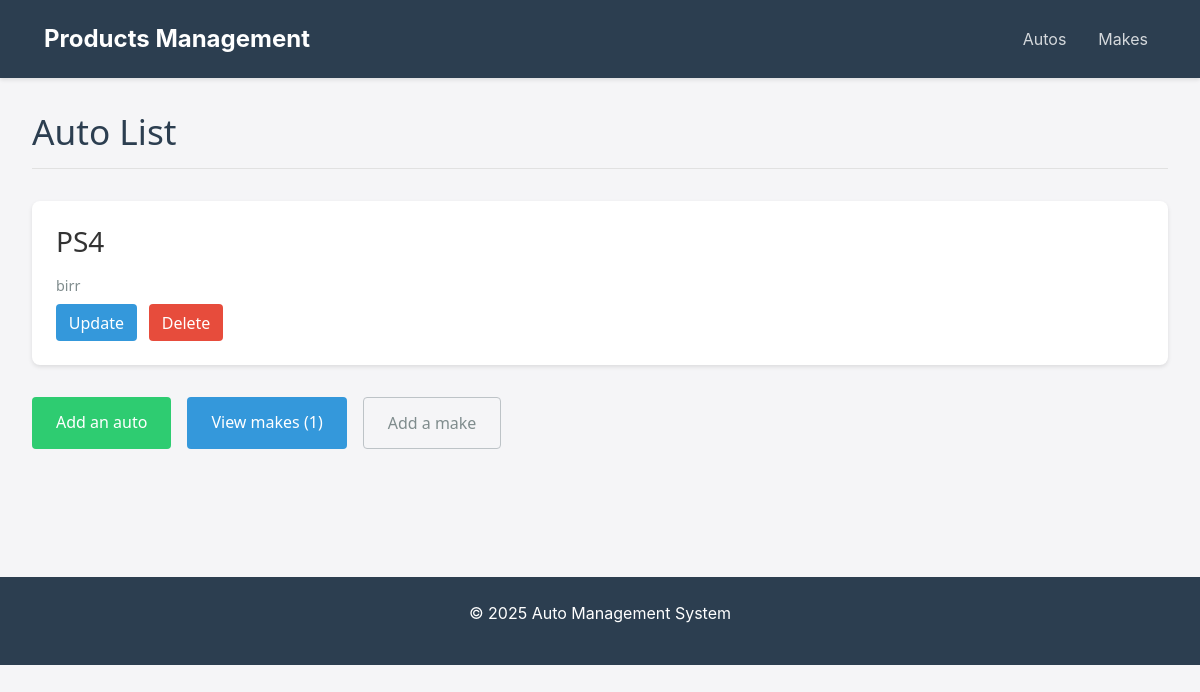
The page /products/ (signed in) on the database as committed earlier.
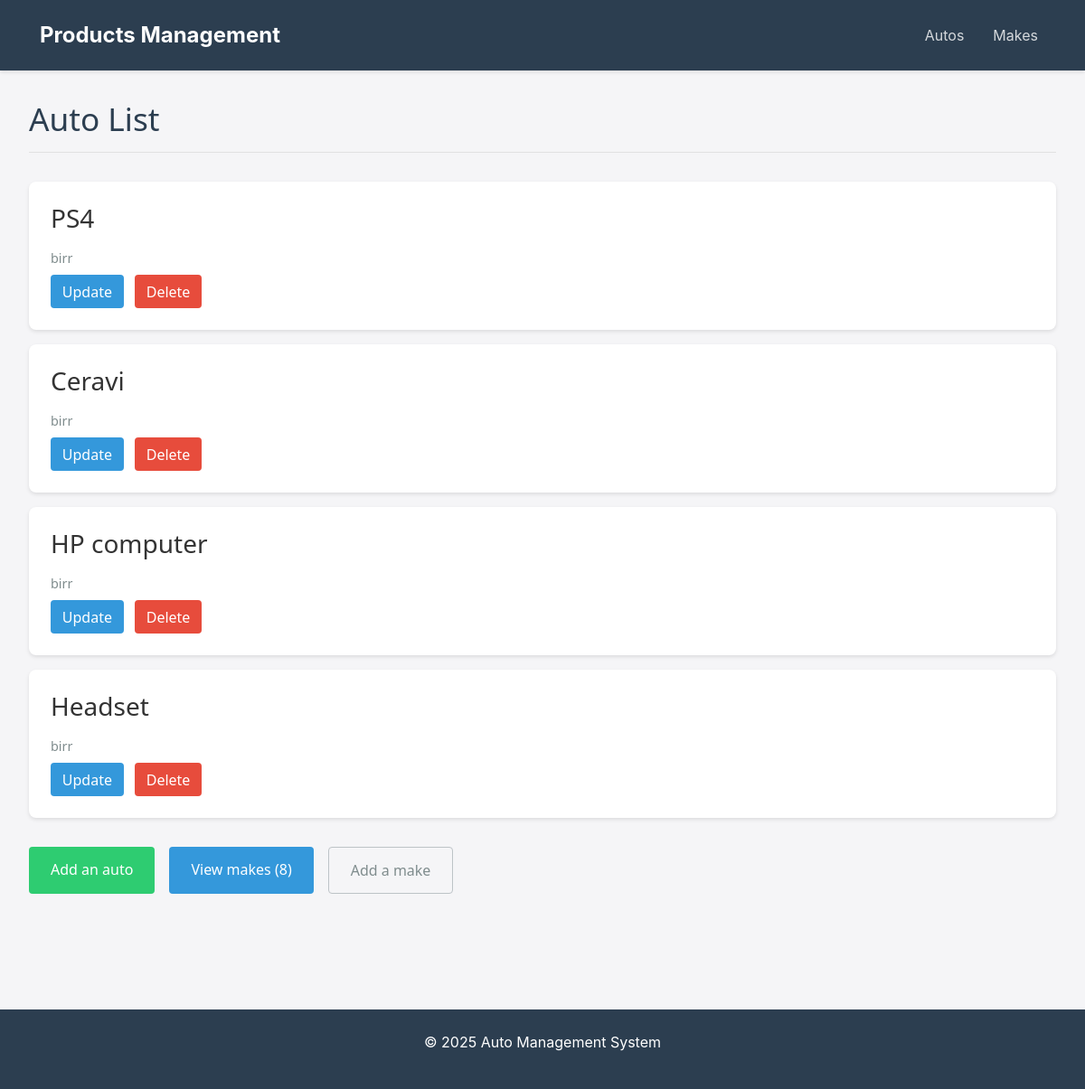
The same page on the database as committed later.
### products/models.py (models this page shows, shortened)
class Products(models.Model):
    product_name = models.CharField(
        max_length=200,
        validators=[MinLengthValidator(2, "Write the name of the product")]
    )
    price = models.FloatField()
    discription = models.CharField(max_length=600)
    Catagorie = models.ForeignKey(
        'Catagories', on_delete=models.CASCADE, null=False)
    image = models.ImageField(upload_to="media/photos/")
    slug = models.SlugField(max_length=255, unique=True, blank=True)

### products/views.py (the view)
# urls.py: path('', views.MainView.as_view(), name='all'),
class MainView(LoginRequiredMixin, View):
    def get(self, request):
        pc = Catagories.objects.all().count()
        ca = Products.objects.all()
        ctx = {'catagories_count': pc, 'products_list': ca}
        return render(request, 'products/products_list.html', ctx)

### products/templates/products/products_list.html (shortened to what this page needs)
{% extends "base.html" %} {% load static %}{% block content %}
<div class="product-container">
  <div class="product-header">
    <h1>Auto List</h1>
  </div>
  {% if products_list %}
  <ul class="product-list">
    {% for auto in products_list %}
    <li>
      <h3>
        {{ auto.product_name }}
      </h3>
      <div class="product-meta">{{ auto.prics }} birr</div>
      <div class="product-actions">
        <a href="{% url 'products:products_update' auto.id %}">Update</a>
        <a href="{% url 'products:products_delete' auto.id %}">Delete</a>
      </div>
    </li>
    {% endfor %}
  </ul>
  {% else %}
  <p>There are no products in the library.</p>
  {% endif %}
  <div class="form-actions">
    {% if catagories_count > 0 %}
    <a href="{% url 'products:products_create' %}" class="btn btn-primary"
      >Add an auto</a
    >
    {% else %}
    <p class="product-meta">Please add a make before you add an auto.</p>
    {% endif %}
    <a href="{% url 'products:catagories_list' %}" class="btn btn-secondary"
      >View makes ({{ catagories_count }})</a
    >
    <a href="{% url 'products:catagories_create' %}" class="btn btn-outline"
      >Add a make</a
    >
  </div>
</div>
{% endblock %}

Rows that differ between the two databases and show on the page:
added Products: product_name "Ceravi"
added Products: product_name "HP computer"
added Products: product_name "Headset"
Other text that changed with them:
{{ catagories_count }}: "1" → "8"
